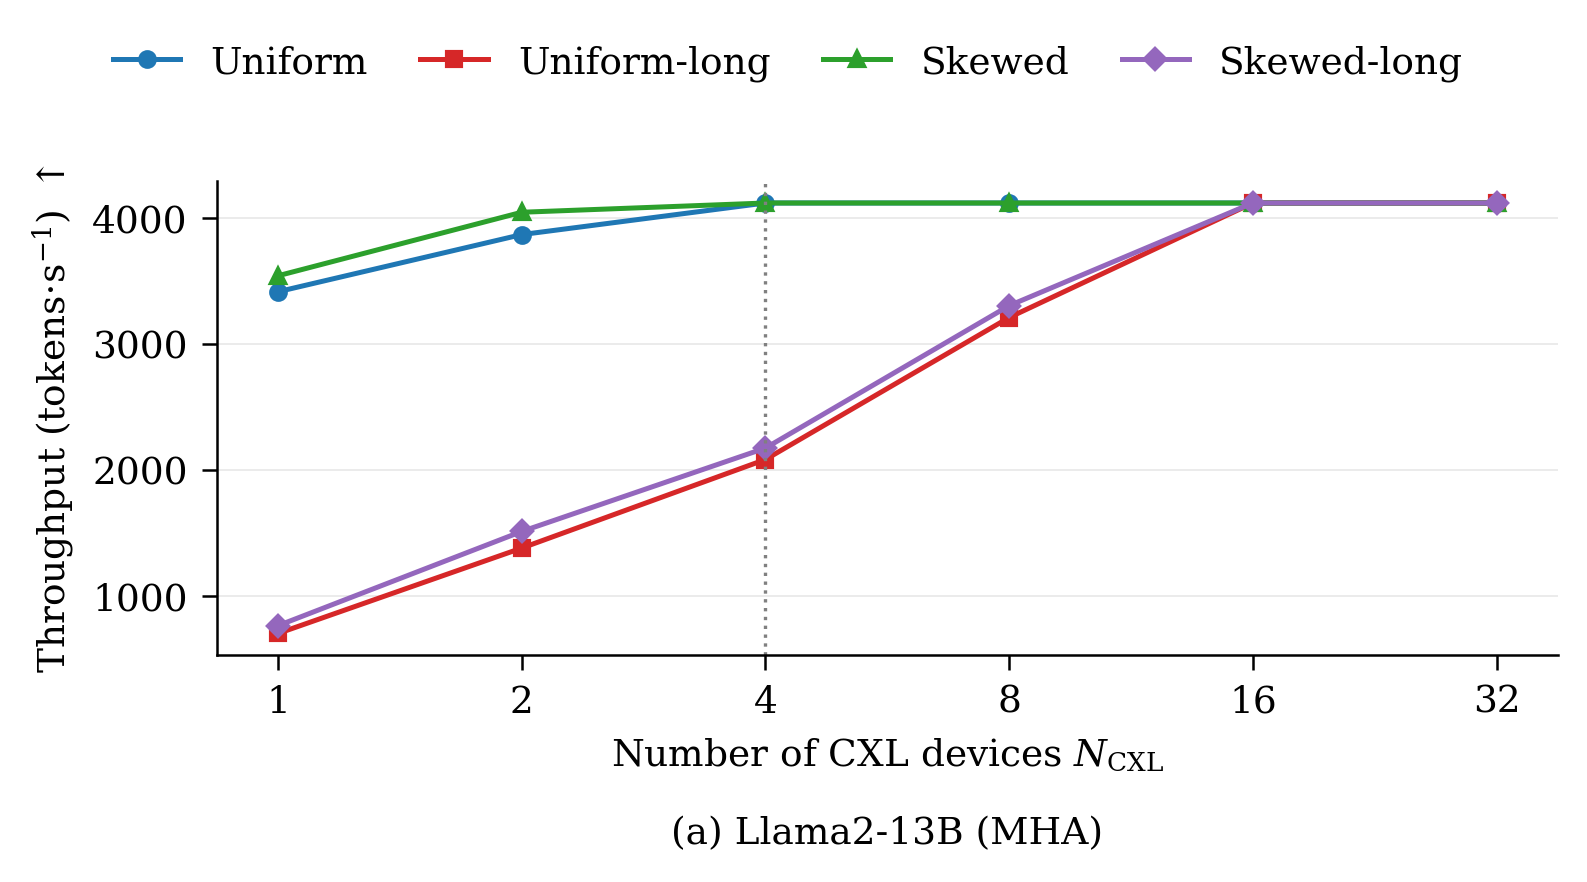

Reproduce this figure in Python.
#!/usr/bin/env python3
"""Scalability vs CXL device count (paper Fig 17), H100, larger models.

Llama2-13B (MHA) and Qwen3-30B (GQA+MoE), N_CXL in {1,2,4,8,16,32}, 4
workloads. Finds the new sweet point = smallest N_CXL reaching >=99% of the
saturated throughput. Higher is better.

Modeling note: each device gets its own CXL channel, so throughput saturates
at the HBM ceiling rather than declining past the knee (the paper's beyond-knee
drop comes from a single shared GPU<->switch aggregation link, not modeled).
"""
import json
import os
import sys

sys.path.insert(0, os.path.dirname(os.path.abspath(__file__)))
from _style import TPUT_LABEL, MODEL_TAGS, panel_caption, clean_axis, save  # noqa: E402
import matplotlib.pyplot as plt  # noqa: E402

HERE = os.path.dirname(os.path.abspath(__file__))
SCRIPT = os.path.join(os.path.dirname(HERE), "script")
# Fig 17 plots Llama2-13B only: its curve is a clean monotone saturation.
# Qwen3-30B is intentionally NOT plotted -- its MoE active footprint (6 GB)
# saturates the GPU HBM ceiling at N_CXL<=2, so adding devices can't help and
# the cost model's strategy re-selection makes the curve non-monotone (noise,
# not a real scaling trend). That finding is reported in the README text.
MODELS = ["Llama2-13B"]
WORKLOADS = [("Uniform", "#1f77b4", "o"), ("Uniform-long", "#d62728", "s"),
             ("Skewed", "#2ca02c", "^"), ("Skewed-long", "#9467bd", "D")]
PAPER_DEFAULT = 4   # Table 4 default N_CXL


def sweet_point(series):
    ceiling = max(series.values())
    for n in sorted(series, key=int):
        if series[n] >= 0.99 * ceiling:
            return int(n)
    return None


def main():
    d = json.load(open(os.path.join(SCRIPT, "results_scalability.json")))
    fig, axes = plt.subplots(1, len(MODELS), figsize=(5.4, 3.1), squeeze=False)
    axes = axes[0]
    print("sweet points (smallest N_CXL >= 99% of ceiling):")
    for idx, (ax, m) in enumerate(zip(axes, MODELS)):
        for wkey, color, mk in WORKLOADS:
            series = d[m][wkey]
            ns = sorted(series, key=int)
            xs = [int(n) for n in ns]
            ys = [series[n] for n in ns]
            ax.plot(xs, ys, marker=mk, color=color, label=wkey, lw=1.2, ms=3.5)
            sp = sweet_point(series)
            print(f"  {m:11s} {wkey:13s} -> N_CXL={sp}")
        ax.set_xscale("log", base=2)
        ax.set_xticks([1, 2, 4, 8, 16, 32])
        ax.set_xticklabels([1, 2, 4, 8, 16, 32])
        ax.axvline(PAPER_DEFAULT, color="gray", ls=":", lw=0.8)
        clean_axis(ax, log=False)
        ax.set_xlabel(r"Number of CXL devices $N_{\mathrm{CXL}}$")
        panel_caption(ax, idx, MODEL_TAGS[m])
        if idx == 0:
            ax.set_ylabel(TPUT_LABEL)
    h, l = axes[0].get_legend_handles_labels()
    fig.legend(h, l, loc="upper center", ncol=4, bbox_to_anchor=(0.5, 1.08),
               frameon=False, columnspacing=1.4, handlelength=1.8)
    fig.tight_layout(rect=[0, 0.04, 1, 0.94])
    save(fig, "fig_scalability")
    return 0


if __name__ == "__main__":
    raise SystemExit(main())
